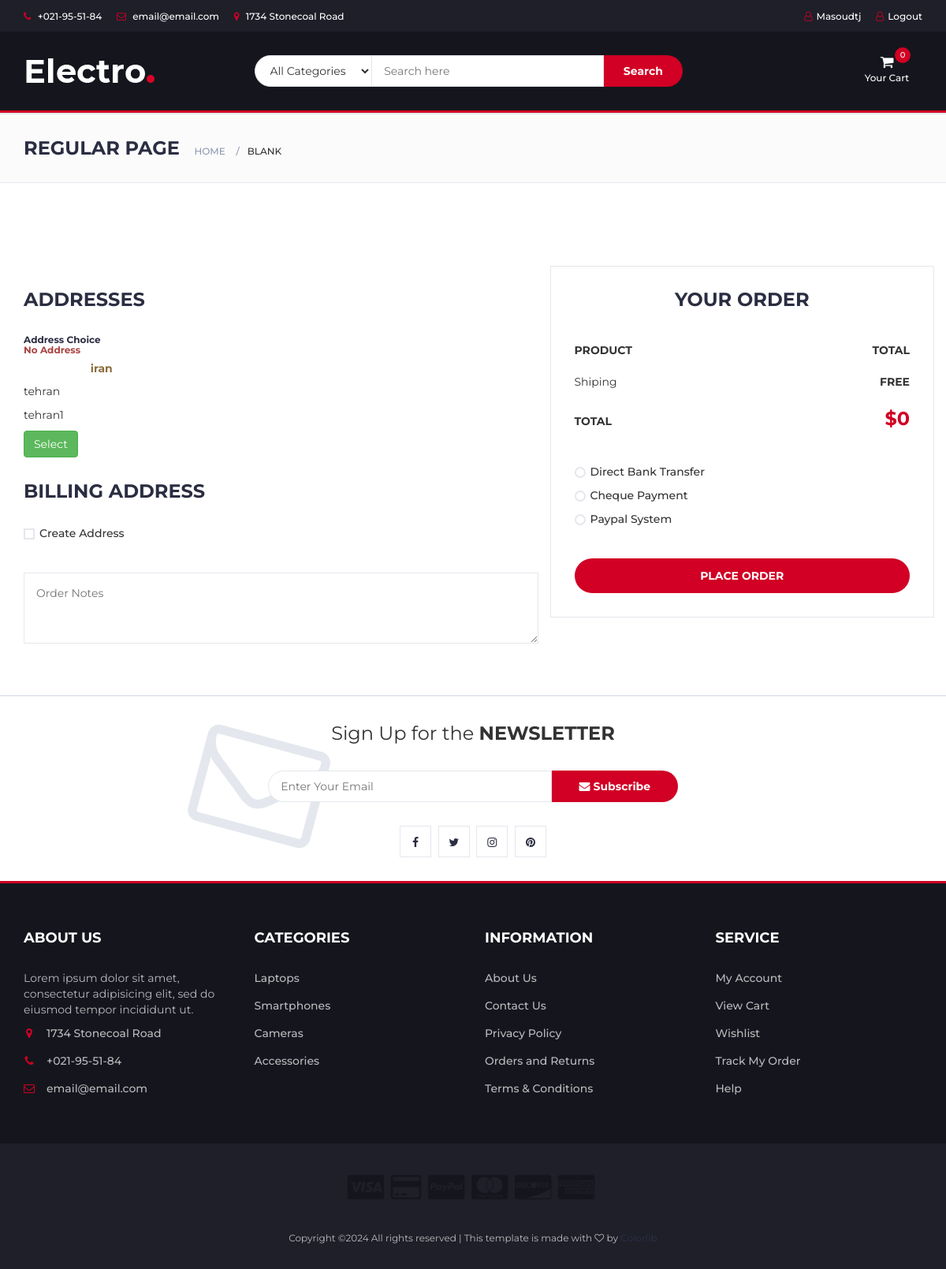
/order/checkout/ (signed in), run on an earlier commit of the app's database.
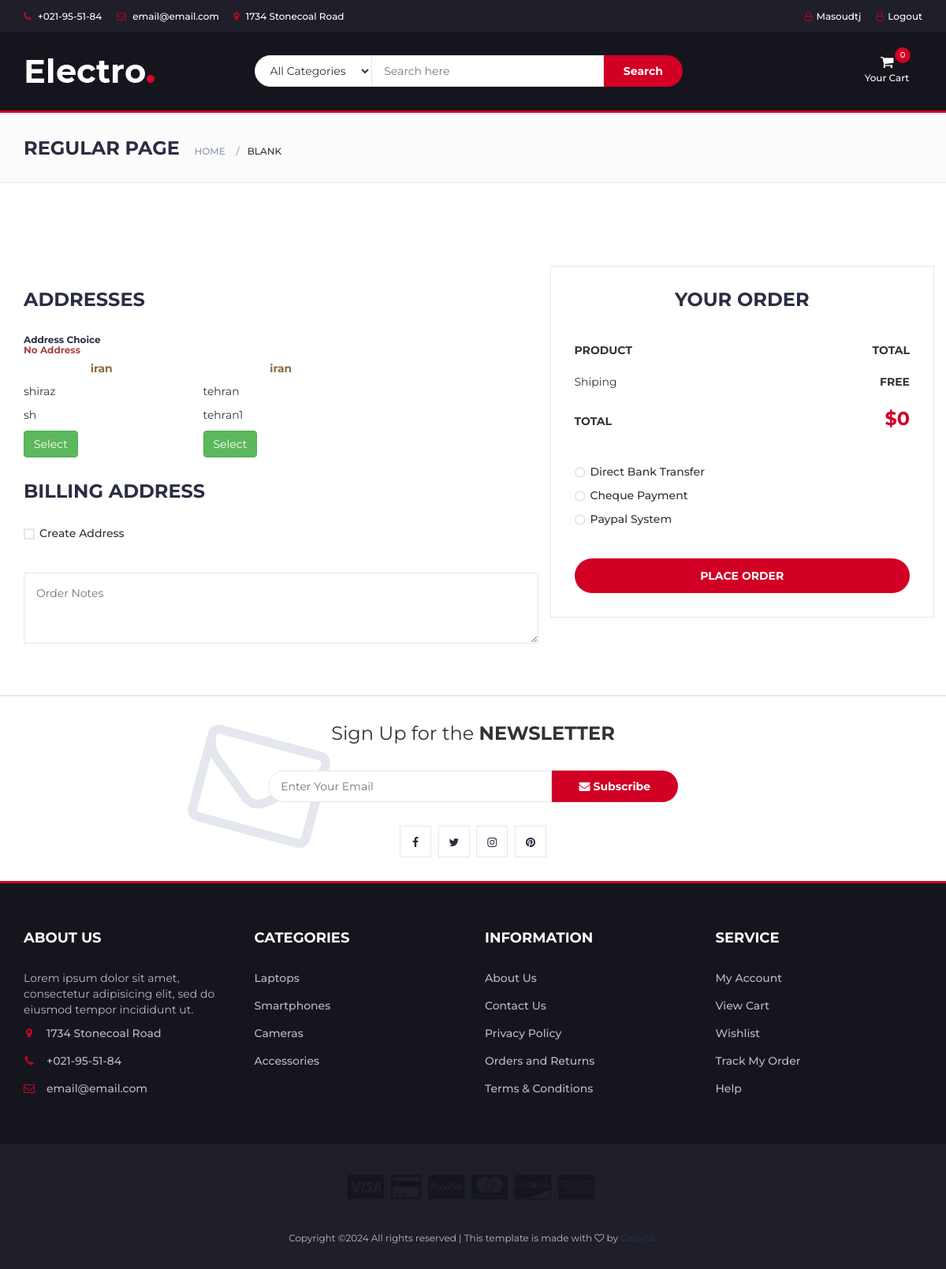
And on a later commit of the database.
### account/models.py (models this page shows, shortened)
class Address(Base):
    user = models.ForeignKey(User, on_delete=models.CASCADE, related_name='user_address')
    city = models.CharField(max_length=20, null=True, blank=True)
    country = models.CharField(max_length=20, null=True, blank=True)
    street = models.CharField(max_length=50, null=True, blank=True)
    state = models.CharField(max_length=50, null=True, blank=True)

### order/views.py (the view)
# urls.py: path('checkout/', views.CheckoutView.as_view(), name="checkout"),
class CheckoutView(CartView):
    template_class = 'order/checkout.html'

### core/models.py (called while the page is built)
    def get_queryset(self):
        return QuerySet(self.model).filter(is_deleted=False)

### order/cart2.py (called while the page is built)
    def __len__(self):
        return sum(item['quantity'] for item in self.cart.values())

    def get_total_price(self):
        return sum(int(item['price']) * int(item['quantity']) for item in self.cart.values())

### order/context_processor.py (called while the page is built)
def cart(request):
    return {'cart': CartApi(request)}

### order/views.py (called while the page is built)
    def get(self, request):
        cart = CartApi(request)
        if request.user.is_authenticated:
            address = Address.objects.filter(user=request.user)
        else:
            address = None
        return render(request, self.template_class, {'cart': cart, 'address': address})

### order/templates/order/checkout.html (shortened to what this page needs)
{% extends 'base.html' %}
{% load static %}
{%  block content %}
		<div class="section">
			<div class="container">
				<div class="row">
					<div class="col-md-7">
						<div class="billing-details">
							<div class="section-title">
								<h3 class="title">Addresses</h3>
							</div>
							<div><h6> Address Choice <p id="demo" name ="address" class="text-danger">No Address</p></h6> </div>
							<div class="row my-2">
							{% for item in address%}
									<div class="col-md-4 ">
									<div class="card my-2 " >
										<div class="card-body">
											<h5 class="card-title text-warning "> <p class="text-center">{{item.country}}</p></h5>
											<p class="card-text text-secondary">{{item.city}}</p>
											<p class="card-text text-secondary">{{item.street}}</p>
											<button class="btn btn-success" type="button" onclick="document.getElementById('demo').innerHTML = '{{item.street}}'">Select</button>
										</div>
										</div>
									</div>
									{%empty%}
									<p> data is empty</p>
							{% endfor %}
							</div>
						</div>
						<div class="shiping-details">
							<div class="section-title">
								<h3 class="title">Billing address</h3>
							</div>
							<div class="input-checkbox">
								<label for="shiping-address">
									<span></span>
									Create Address
								</label>
							</div>
						</div>
						<div class="order-notes">
							<textarea class="input" placeholder="Order Notes"></textarea>
						</div>
					</div>
					<div class="col-md-5 order-details">
						<div class="section-title text-center">
							<h3 class="title">Your Order</h3>
						</div>
						<div class="order-summary">
							<div class="order-col">
								<div><strong>PRODUCT</strong></div>
								<div><strong>TOTAL</strong></div>
							</div>
							<div class="order-col">
								<div>Shiping</div>
								<div><strong>FREE</strong></div>
							</div>
							<div class="order-col">
								<div><strong>TOTAL</strong></div>
								<div><strong class="order-total">${{cart.get_total_price}}</strong></div>
							</div>
						</div>
						<div class="payment-method">
							<div class="input-radio">
								<label for="payment-1">
									<span></span>
									Direct Bank Transfer
								</label>
							</div>
							<div class="input-radio">
								<label for="payment-2">
									<span></span>
									Cheque Payment
								</label>
							</div>
							<div class="input-radio">
								<label for="payment-3">
									<span></span>
									Paypal System
								</label>
							</div>
						</div>
						<a href="{% url 'order:create_order' %}" class="primary-btn order-submit">Place order</a>
					</div>
				</div>
			</div>
		</div>
{%endblock%}

What changed in the data, as far as the page shows it:
added Address: country "iran", city "shiraz", street "sh"
